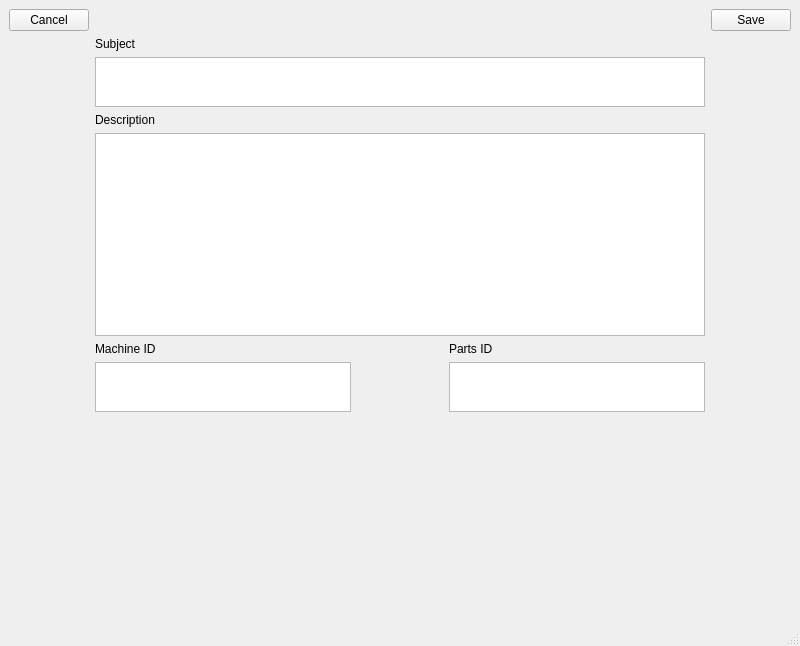
<?xml version="1.0" encoding="UTF-8"?>
<ui version="4.0">
 <class>WriteReportWindow</class>
 <widget class="QMainWindow" name="WriteReportWindow">
  <property name="geometry">
   <rect>
    <x>0</x>
    <y>0</y>
    <width>800</width>
    <height>646</height>
   </rect>
  </property>
  <property name="windowTitle">
   <string>MainWindow</string>
  </property>
  <widget class="QWidget" name="centralwidget">
   <layout class="QGridLayout" name="gridLayout">
    <item row="1" column="1">
     <widget class="QLabel" name="label">
      <property name="text">
       <string>Subject</string>
      </property>
     </widget>
    </item>
    <item row="0" column="0">
     <widget class="QPushButton" name="closeBtn">
      <property name="text">
       <string>Cancel</string>
      </property>
     </widget>
    </item>
    <item row="0" column="2">
     <widget class="QPushButton" name="saveBtn">
      <property name="text">
       <string>Save</string>
      </property>
     </widget>
    </item>
    <item row="2" column="1">
     <widget class="QPlainTextEdit" name="subjectTextEdit">
      <property name="sizePolicy">
       <sizepolicy hsizetype="Expanding" vsizetype="Fixed">
        <horstretch>0</horstretch>
        <verstretch>0</verstretch>
       </sizepolicy>
      </property>
      <property name="minimumSize">
       <size>
        <width>0</width>
        <height>50</height>
       </size>
      </property>
      <property name="maximumSize">
       <size>
        <width>16777215</width>
        <height>50</height>
       </size>
      </property>
     </widget>
    </item>
    <item row="4" column="1">
     <widget class="QPlainTextEdit" name="descriptionTextEdit"/>
    </item>
    <item row="5" column="1">
     <layout class="QGridLayout" name="gridLayout_2">
      <item row="1" column="2">
       <widget class="QPlainTextEdit" name="partsIDTextEdit">
        <property name="sizePolicy">
         <sizepolicy hsizetype="Expanding" vsizetype="Fixed">
          <horstretch>0</horstretch>
          <verstretch>0</verstretch>
         </sizepolicy>
        </property>
        <property name="minimumSize">
         <size>
          <width>0</width>
          <height>50</height>
         </size>
        </property>
        <property name="maximumSize">
         <size>
          <width>16777215</width>
          <height>50</height>
         </size>
        </property>
       </widget>
      </item>
      <item row="1" column="1">
       <spacer name="horizontalSpacer_2">
        <property name="orientation">
         <enum>Qt::Orientation::Horizontal</enum>
        </property>
        <property name="sizeHint" stdset="0">
         <size>
          <width>40</width>
          <height>20</height>
         </size>
        </property>
       </spacer>
      </item>
      <item row="1" column="0">
       <widget class="QPlainTextEdit" name="machineIDTextEdit">
        <property name="sizePolicy">
         <sizepolicy hsizetype="Expanding" vsizetype="Fixed">
          <horstretch>0</horstretch>
          <verstretch>0</verstretch>
         </sizepolicy>
        </property>
        <property name="minimumSize">
         <size>
          <width>0</width>
          <height>50</height>
         </size>
        </property>
        <property name="maximumSize">
         <size>
          <width>16777215</width>
          <height>50</height>
         </size>
        </property>
       </widget>
      </item>
      <item row="0" column="0">
       <widget class="QLabel" name="label_3">
        <property name="text">
         <string>Machine ID</string>
        </property>
       </widget>
      </item>
      <item row="0" column="2">
       <widget class="QLabel" name="label_4">
        <property name="text">
         <string>Parts ID</string>
        </property>
       </widget>
      </item>
     </layout>
    </item>
    <item row="3" column="1">
     <widget class="QLabel" name="label_2">
      <property name="text">
       <string>Description</string>
      </property>
     </widget>
    </item>
    <item row="0" column="1">
     <spacer name="horizontalSpacer">
      <property name="orientation">
       <enum>Qt::Orientation::Horizontal</enum>
      </property>
      <property name="sizeHint" stdset="0">
       <size>
        <width>40</width>
        <height>20</height>
       </size>
      </property>
     </spacer>
    </item>
    <item row="6" column="1">
     <spacer name="verticalSpacer_2">
      <property name="orientation">
       <enum>Qt::Orientation::Vertical</enum>
      </property>
      <property name="sizeHint" stdset="0">
       <size>
        <width>20</width>
        <height>40</height>
       </size>
      </property>
     </spacer>
    </item>
   </layout>
  </widget>
  <widget class="QMenuBar" name="menubar">
   <property name="geometry">
    <rect>
     <x>0</x>
     <y>0</y>
     <width>800</width>
     <height>25</height>
    </rect>
   </property>
  </widget>
  <widget class="QStatusBar" name="statusbar"/>
 </widget>
 <resources/>
 <connections/>
</ui>
